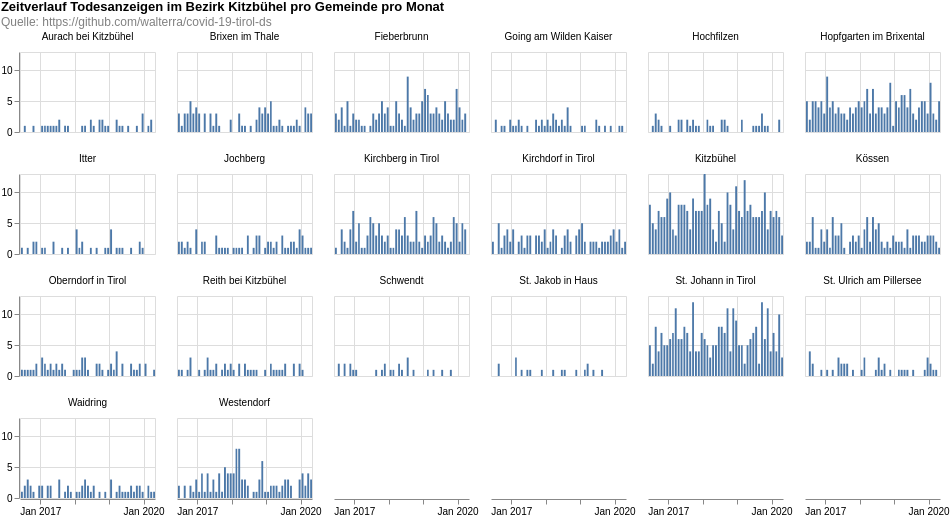

This figure's Vega-Lite source:
### Vega-Lite specification from a JSON file in a GitHub repository (floating-point values rounded to 4 significant figures; data arrays with more than 128 entries replaced by an {"elided": "..."} marker saying what was removed)
{"$schema": "https://vega.github.io/schema/vega-lite/v4.8.1.json", "columns": 6, "config": {"view": {"continuousHeight": 300, "continuousWidth": 400}}, "data": {"name": "data-2c99afb367955f164885dd180f2e0e03"}, "datasets": {"data-2c99afb367955f164885dd180f2e0e03": {"elided": "1888 records"}}, "facet": {"field": "municipaly", "title": null, "type": "nominal"}, "padding": 0, "spec": {"layer": [{"encoding": {"tooltip": [{"field": "date", "timeUnit": "yearmonth", "type": "temporal"}, {"aggregate": "sum", "field": "count", "type": "quantitative"}], "x": {"field": "date", "timeUnit": "yearmonth", "title": null, "type": "temporal"}, "y": {"aggregate": "sum", "field": "count", "title": null, "type": "quantitative"}}, "height": 80, "mark": "bar", "width": 135}]}, "title": {"color": "black", "subtitle": ["Quelle: https://github.com/walterra/covid-19-tirol-ds"], "subtitleColor": "gray", "text": ["Zeitverlauf Todesanzeigen im Bezirk Kitzbühel pro Gemeinde pro Monat"]}}
